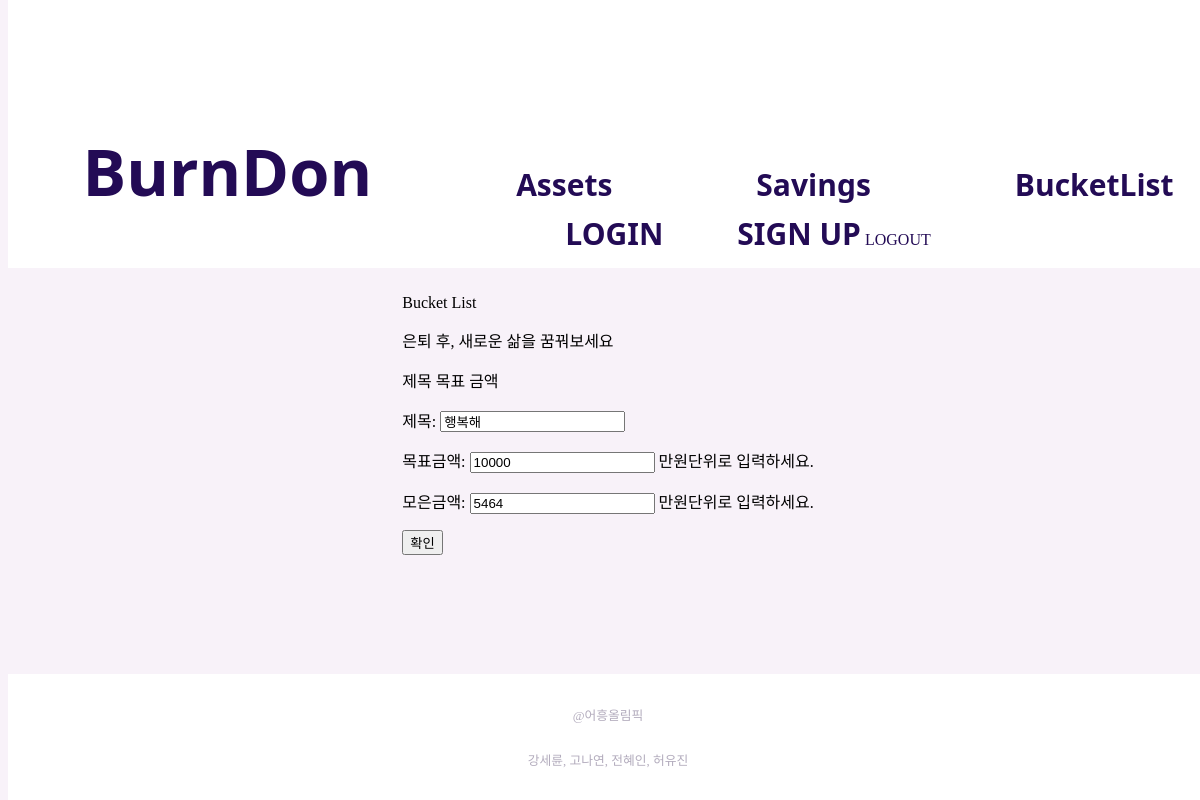
Page /bucket_list/edit/2 on the committed database.
### bucket_list/models.py (models this page shows)
class Bucketlist(models.Model):
    bucket = models.CharField('제목', max_length=200)
    goal_money = models.IntegerField('목표금액', default=0, help_text="만원단위로 입력하세요.")
    saving_money = models.IntegerField('모은금액', default=0, help_text="만원단위로 입력하세요.")

### bucket_list/views.py (the view)
# urls.py: path('edit/<str:id>', edit, name="edit"),
def edit(request, id):
    post = get_object_or_404(Bucketlist, pk = id)
    if request.method == 'GET': #수정하려고 들어갔을 때
        post_form = BucketForm(instance = post)
        return render(request, 'edit.html', {'edit_post':post_form})
    else:
        post_form = BucketForm(request.POST, request.FILES, instance = post)
        if post_form.is_valid():
            post = post_form.save(commit=False)
            post.save()
        return redirect('list')

### bucket_list/forms.py
class BucketForm(forms.ModelForm):
    class Meta:
        model = Bucketlist
        fields = ['bucket', 'goal_money', 'saving_money']

### bucket_list/templates/edit.html (shortened to what this page needs)
{% extends 'base.html' %}
{% load static %}
    <link rel="stylesheet" href="{% block link %} {% endblock %}">
    {% block content %}
    <p class="head">Bucket List</p>
    <p class="head2">은퇴 후, 새로운 삶을 꿈꿔보세요</p>
    <form method="POST" enctype="multipart/form-data">
        <label class = "name">제목</label>
        <label class="money">목표 금액</label>
        {{ edit_post.as_p }}
        <button class="submitbtn" type="submit">확인</button>
    </form>
    {% endblock %}

### base/static/base/css/base.css (style rules this page uses)
body { display: flex; justify-content: center; align-items: center; flex-direction: column; width: 100%; background: #F8F2F9 0% 0% no-repeat padding-box; }

### rows in the picture
Bucketlist: bucket "행복해", goal_money "10000", saving_money "5464"
